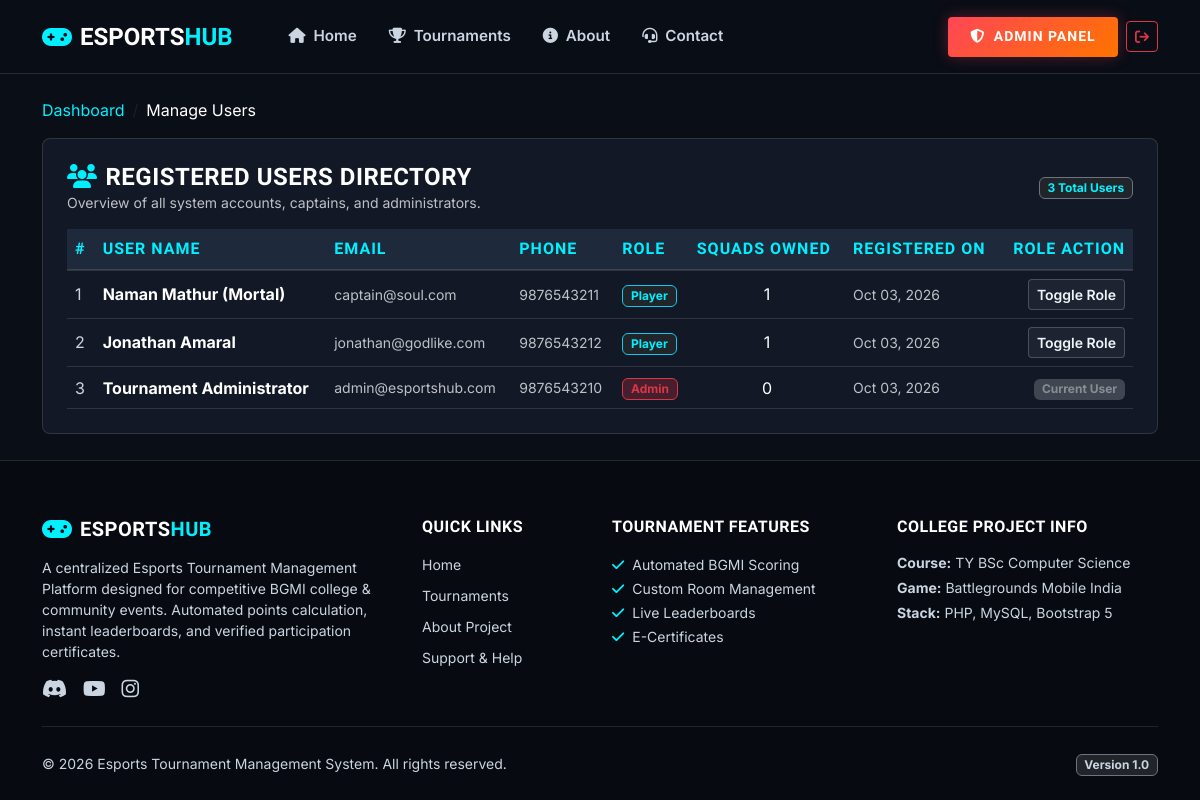
The page /admin/users.php (signed in) on the database its author committed.
### tables this page shows
CREATE TABLE IF NOT EXISTS `users` (
    `id` INT AUTO_INCREMENT PRIMARY KEY,
    `name` VARCHAR(100) NOT NULL,
    `email` VARCHAR(150) NOT NULL UNIQUE,
    `password` VARCHAR(255) NOT NULL,
    `phone` VARCHAR(20) DEFAULT NULL,
    `role` ENUM('admin', 'player') NOT NULL DEFAULT 'player',
    `profile_image` VARCHAR(255) DEFAULT 'default_avatar.png',
    `created_at` TIMESTAMP DEFAULT CURRENT_TIMESTAMP
);

### admin/users.php (the view, shortened to what this page needs)
<?php
require_once "../config/database.php";
$users = $pdo->query("
    SELECT u.*, COUNT(t.id) AS teams_created
    FROM users u
    LEFT JOIN teams t ON u.id = t.captain_id
    GROUP BY u.id
    ORDER BY u.created_at DESC
")->fetchAll();
require_once "../includes/header.php";
require_once "../includes/navbar.php";
?>
<div class="container py-4">
    <nav aria-label="breadcrumb" class="mb-3">
        <ol class="breadcrumb">
            <li class="breadcrumb-item"><a href="dashboard.php" class="text-cyan text-decoration-none">Dashboard</a></li>
            <li class="breadcrumb-item text-white active">Manage Users</li>
        </ol>
    </nav>
    <div class="esports-card">
        <div class="d-flex justify-content-between align-items-center mb-3">
            <div>
                <h4 class="text-white mb-0"><i class="fa-solid fa-users text-cyan me-2"></i>Registered Users Directory</h4>
                <p class="text-light opacity-75 small mb-0">Overview of all system accounts, captains, and administrators.</p>
            </div>
            <span class="badge bg-dark border border-secondary text-cyan">
                <?php echo count($users); ?> Total Users
            </span>
        </div>
        <div class="table-responsive">
            <table class="table table-esports align-middle mb-0">
                <thead>
                    <tr>
                        <th>#</th>
                        <th>User Name</th>
                        <th>Email</th>
                        <th>Phone</th>
                        <th>Role</th>
                        <th>Squads Owned</th>
                        <th>Registered On</th>
                        <th class="text-end">Role Action</th>
                    </tr>
                </thead>
                <tbody>
                    <?php $i = 1; foreach ($users as $u): ?>
                        <tr>
                            <td class="text-muted"><?php echo $i++; ?></td>
                            <td>
                                <strong class="text-white"><?php echo htmlspecialchars($u['name']); ?></strong>
                            </td>
                            <td class="text-light opacity-75 small"><?php echo htmlspecialchars($u['email']); ?></td>
                            <td class="text-light opacity-75 small"><?php echo htmlspecialchars($u['phone'] ?? 'N/A'); ?></td>
                            <td>
                                <?php if ($u['role'] === 'admin'): ?>
                                    <span class="badge bg-danger bg-opacity-25 text-danger border border-danger">Admin</span>
                                <?php else: ?>
                                    <span class="badge bg-dark border border-info text-cyan">Player</span>
                                <?php endif; ?>
                            </td>
                            <td class="text-white text-center"><?php echo $u['teams_created']; ?></td>
                            <td class="small text-light opacity-75"><?php echo date('M d, Y', strtotime($u['created_at'])); ?></td>
                            <td class="text-end">
                                <?php if ($u['id'] !== (int)$_SESSION['user_id']): ?>
                                    <a href="users.php?toggle_role=1&id=<?php echo $u['id']; ?>" class="btn btn-outline-secondary btn-sm" onclick="return confirm('Change user role?');">
                                        Toggle Role
                                    </a>
                                <?php else: ?>
                                    <span class="badge bg-secondary opacity-50">Current User</span>
                                <?php endif; ?>
                            </td>
                        </tr>
                    <?php endforeach; ?>
                </tbody>
            </table>
        </div>
    </div>
</div>
<?php require_once "../includes/footer.php"; ?>

### assets/css/style.css (style rules this page uses)
:root { --bg-dark: #0a0e17; --bg-card: #121826; --bg-card-hover: #1a2236; --bg-surface: #1e293b; --border-color: rgba(255, 255, 255, 0.12); --border-glow: rgba(0, 240, 255, 0.35); --primary-neon: #00f0ff; --secondary-neon: #ff4655; --accent-gold: #ffb800; --text-main: #f8fafc; --text-muted: #cbd5e1; --text-dim: #94a3b8; }
body { background-color: var(--bg-dark); color: var(--text-main); font-family: 'Inter', system-ui, -apple-system, sans-serif; min-height: 100vh; display: flex; flex-direction: column; overflow-x: hidden; }
.text-muted { color: var(--text-muted) !important; }
.small, small { color: inherit; }
h1, h2, h3, h4, h5, h6, .brand-font { font-family: 'Rajdhani', sans-serif; font-weight: 700; letter-spacing: 0.5px; text-transform: uppercase; }
.text-cyan { color: var(--primary-neon) !important; }
.btn-outline-secondary { background: rgba(255, 255, 255, 0.05); border-color: rgba(255, 255, 255, 0.2); color: #f1f5f9 !important; font-weight: 600; transition: all 0.2s ease; }
.esports-card { background: var(--bg-card); border: 1px solid var(--border-color); border-radius: 8px; padding: 1.5rem; transition: all 0.3s cubic-bezier(0.4, 0, 0.2, 1); position: relative; overflow: hidden; }
.esports-card::before { content: ''; position: absolute; top: 0; left: 0; width: 3px; height: 100%; background: linear-gradient(to bottom, var(--primary-neon), transparent); opacity: 0; transition: opacity 0.3s ease; }
.table-esports { --bs-table-bg: var(--bg-card); --bs-table-color: var(--text-main); border-color: var(--border-color); }
.table-esports th { background: var(--bg-surface); color: var(--primary-neon); font-family: 'Rajdhani', sans-serif; font-weight: 700; letter-spacing: 1px; text-transform: uppercase; border-bottom: 2px solid var(--border-color); }
.table-esports td { color: var(--text-main); }

### rows shown on the page
users: name "Naman Mathur (Mortal)", email "captain@soul.com", phone "9876543211", role "Player", teams_created "1", created_at "Oct 03, 2026"
users: name "Jonathan Amaral", email "jonathan@godlike.com", phone "9876543212", role "Player", teams_created "1", created_at "Oct 03, 2026"
users: name "Tournament Administrator", email "admin@esportshub.com", phone "9876543210", role "Admin", teams_created "0", created_at "Oct 03, 2026", shows "Current User"

### other values the page prints
count($users) "3"
